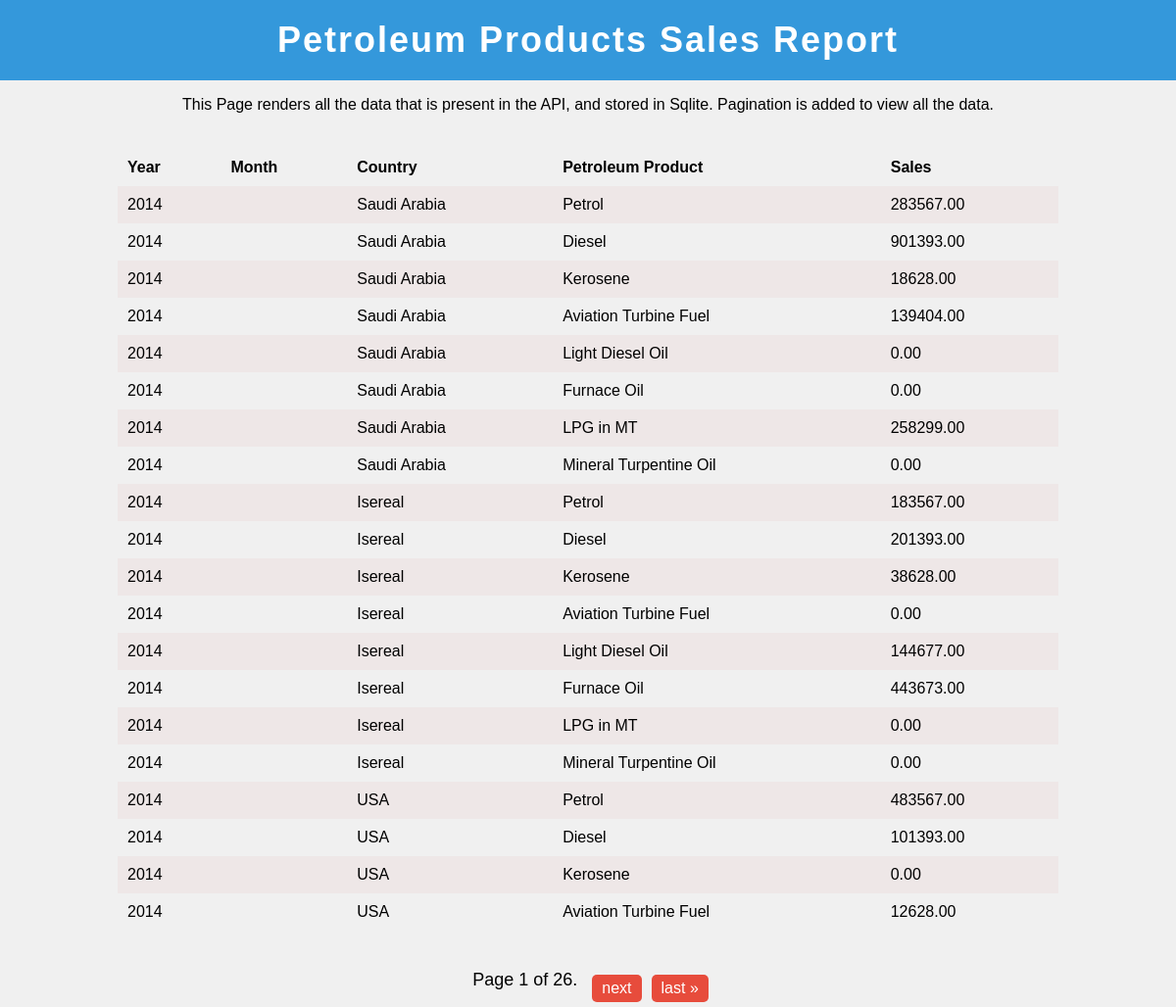
The page /report/ on the database its author committed.
### home/models.py (models this page shows)
class Sale(models.Model):
    country = models.ForeignKey(Country, on_delete=models.CASCADE)
    product = models.ForeignKey(PetroleumProduct, on_delete=models.CASCADE)
    year = models.IntegerField()
    sales = models.DecimalField(max_digits=10, decimal_places=2)

class Country(models.Model):
    name = models.CharField(max_length=100)
    def __str__(self):
        return self.name

class PetroleumProduct(models.Model):
    name = models.CharField(max_length=100)
    def __str__(self):
        return self.name

### home/views.py (the view)
# urls.py: path('report/', views.report, name="report"),
def report(request):
    sales_data = Sale.objects.all()
    records_per_page = 20
    paginator = Paginator(sales_data, records_per_page)
    page = request.GET.get('page')
    try:
        sales_data = paginator.page(page)
    except PageNotAnInteger:
        sales_data = paginator.page(1)
    except EmptyPage:
        sales_data = paginator.page(paginator.num_pages)
    context = {
        'sales_data' : sales_data
    }
    return render(request, 'report.html', context)

### home/templates/report.html (shortened to what this page needs)
<!DOCTYPE html>
<html lang="en">
<head>
</head>
<body>
    <h1>Petroleum Products Sales Report</h1>
    <p>This Page renders all the data that is present in the API, and stored in Sqlite. Pagination is added to view all the data.</p>
    <table class="styled-table">
        <tr>
            <th>Year</th>
            <th>Month</th>
            <th>Country</th>
            <th>Petroleum Product</th>
            <th>Sales</th>
        </tr>
        {% for sale in sales_data %}
        <tr>
            <td>{{ sale.year }}</td>
            <td>{{ sale.month }}</td>
            <td>{{ sale.country }}</td>
            <td>{{ sale.product }}</td>
            <td>{{ sale.sales }}</td>
        </tr>
        {% endfor %}
    </table>
    <div class="pagination">
        <span class="step-links">
            <span class="current-page">
                Page {{ sales_data.number }} of {{ sales_data.paginator.num_pages }}.
            </span>
            {% if sales_data.has_next %}
                <a href="?page={{ sales_data.next_page_number }}" class="pagination-link">next</a>
                <a href="?page={{ sales_data.paginator.num_pages }}" class="pagination-link">last &raquo;</a>
            {% endif %}
        </span>
    </div>
</body>
</html>

### home/templates/report.html (style rules this page uses)
body { background-color: #f0f0f0; font-family: Arial, sans-serif; text-align: center; margin: 0; padding: 0; display: flex; flex-direction: column; }
h1 { background-color: #3498db; padding: 20px; color: #fff; font-size: 36px; letter-spacing: 2px; margin: 0; }
table { border-collapse: collapse; width: 80%; margin: 20px auto; }
th, td { text-align: left; padding: 10px; }
tr:nth-child(even) { background-color: #eee7e7; }
.pagination { display: flex; justify-content: center; margin-top: 20px; }
.step-links { display: flex; }
.pagination-link { padding: 5px 10px; text-decoration: none; background-color: #e74c3c; color: #fff; margin: 5px; border-radius: 5px; font-size: 16px; transition: background-color 0.3s; }
.current-page { margin: 0 10px; font-size: 18px; }

### rows shown on the page
Sale: year "2014", country "Saudi Arabia", product "Petrol", sales "283567.00"
Sale: year "2014", country "Saudi Arabia", product "Diesel", sales "901393.00"
Sale: year "2014", country "Saudi Arabia", product "Kerosene", sales "18628.00"
Sale: year "2014", country "Saudi Arabia", product "Aviation Turbine Fuel", sales "139404.00"
Sale: year "2014", country "Saudi Arabia", product "Light Diesel Oil", sales "0.00"
Sale: year "2014", country "Saudi Arabia", product "Furnace Oil", sales "0.00"
Sale: year "2014", country "Saudi Arabia", product "LPG in MT", sales "258299.00"
Sale: year "2014", country "Saudi Arabia", product "Mineral Turpentine Oil", sales "0.00"
Sale: year "2014", country "Isereal", product "Petrol", sales "183567.00"
Sale: year "2014", country "Isereal", product "Diesel", sales "201393.00"
Sale: year "2014", country "Isereal", product "Kerosene", sales "38628.00"
Sale: year "2014", country "Isereal", product "Aviation Turbine Fuel", sales "0.00"
Sale: year "2014", country "Isereal", product "Light Diesel Oil", sales "144677.00"
Sale: year "2014", country "Isereal", product "Furnace Oil", sales "443673.00"
Sale: year "2014", country "Isereal", product "LPG in MT", sales "0.00"
Sale: year "2014", country "Isereal", product "Mineral Turpentine Oil", sales "0.00"
Sale: year "2014", country "USA", product "Petrol", sales "483567.00"
Sale: year "2014", country "USA", product "Diesel", sales "101393.00"
Sale: year "2014", country "USA", product "Kerosene", sales "0.00"
Sale: year "2014", country "USA", product "Aviation Turbine Fuel", sales "12628.00"

### other values the page prints
{{ sales_data.number }} "1"
{{ sales_data.paginator.num_pages }} "26"
